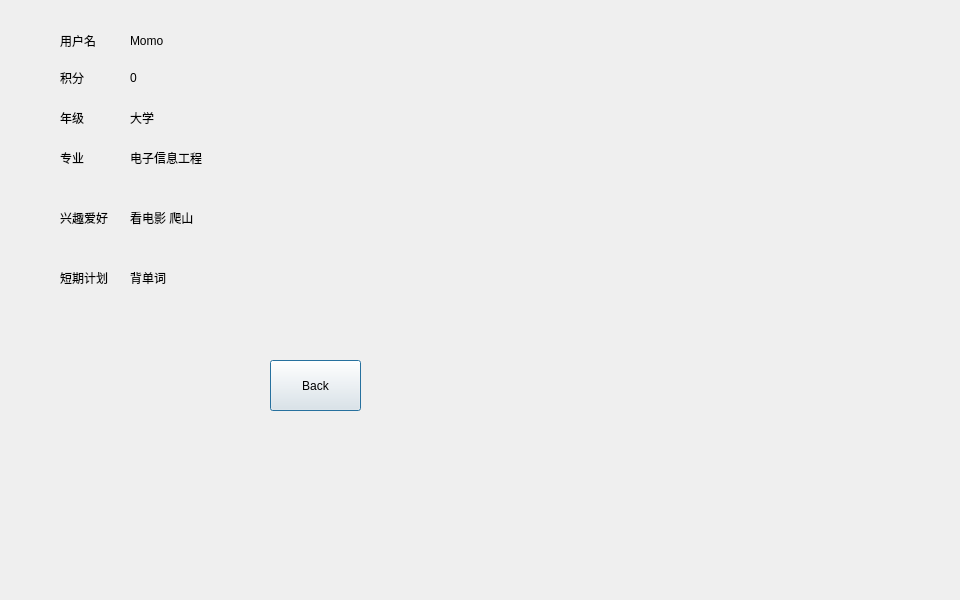
<?xml version="1.0" encoding="UTF-8"?>
<ui version="4.0">
 <class>Account_info</class>
 <widget class="QDialog" name="Account_info">
  <property name="geometry">
   <rect>
    <x>0</x>
    <y>0</y>
    <width>960</width>
    <height>600</height>
   </rect>
  </property>
  <property name="windowTitle">
   <string>Dialog</string>
  </property>
  <widget class="QPushButton" name="pushButton_back">
   <property name="geometry">
    <rect>
     <x>270</x>
     <y>360</y>
     <width>91</width>
     <height>51</height>
    </rect>
   </property>
   <property name="text">
    <string>Back</string>
   </property>
  </widget>
  <widget class="QWidget" name="widget_account_back" native="true">
   <property name="geometry">
    <rect>
     <x>-20</x>
     <y>-30</y>
     <width>271</width>
     <height>671</height>
    </rect>
   </property>
   <widget class="QLabel" name="label">
    <property name="geometry">
     <rect>
      <x>80</x>
      <y>60</y>
      <width>71</width>
      <height>21</height>
     </rect>
    </property>
    <property name="text">
     <string>用户名</string>
    </property>
   </widget>
   <widget class="QLabel" name="label_2">
    <property name="geometry">
     <rect>
      <x>80</x>
      <y>100</y>
      <width>58</width>
      <height>16</height>
     </rect>
    </property>
    <property name="text">
     <string>积分</string>
    </property>
   </widget>
   <widget class="QLabel" name="label_3">
    <property name="geometry">
     <rect>
      <x>80</x>
      <y>140</y>
      <width>58</width>
      <height>16</height>
     </rect>
    </property>
    <property name="text">
     <string>年级</string>
    </property>
   </widget>
   <widget class="QLabel" name="label_4">
    <property name="geometry">
     <rect>
      <x>80</x>
      <y>180</y>
      <width>58</width>
      <height>16</height>
     </rect>
    </property>
    <property name="text">
     <string>专业</string>
    </property>
   </widget>
   <widget class="QLabel" name="label_5">
    <property name="geometry">
     <rect>
      <x>80</x>
      <y>240</y>
      <width>58</width>
      <height>16</height>
     </rect>
    </property>
    <property name="text">
     <string>兴趣爱好</string>
    </property>
   </widget>
   <widget class="QLabel" name="label_6">
    <property name="geometry">
     <rect>
      <x>80</x>
      <y>300</y>
      <width>58</width>
      <height>16</height>
     </rect>
    </property>
    <property name="text">
     <string>短期计划</string>
    </property>
   </widget>
   <widget class="QLabel" name="label_usename">
    <property name="geometry">
     <rect>
      <x>150</x>
      <y>60</y>
      <width>61</width>
      <height>21</height>
     </rect>
    </property>
    <property name="text">
     <string>Momo</string>
    </property>
   </widget>
   <widget class="QLabel" name="label_credits">
    <property name="geometry">
     <rect>
      <x>150</x>
      <y>100</y>
      <width>58</width>
      <height>16</height>
     </rect>
    </property>
    <property name="text">
     <string>0</string>
    </property>
   </widget>
   <widget class="QLabel" name="label_grade">
    <property name="geometry">
     <rect>
      <x>150</x>
      <y>140</y>
      <width>58</width>
      <height>16</height>
     </rect>
    </property>
    <property name="text">
     <string>大学</string>
    </property>
   </widget>
   <widget class="QLabel" name="label_major">
    <property name="geometry">
     <rect>
      <x>150</x>
      <y>180</y>
      <width>91</width>
      <height>16</height>
     </rect>
    </property>
    <property name="text">
     <string>电子信息工程</string>
    </property>
   </widget>
   <widget class="QLabel" name="label_hobby">
    <property name="geometry">
     <rect>
      <x>150</x>
      <y>240</y>
      <width>101</width>
      <height>16</height>
     </rect>
    </property>
    <property name="text">
     <string>看电影 爬山</string>
    </property>
   </widget>
   <widget class="QLabel" name="label_plan">
    <property name="geometry">
     <rect>
      <x>150</x>
      <y>300</y>
      <width>58</width>
      <height>16</height>
     </rect>
    </property>
    <property name="text">
     <string>背单词</string>
    </property>
   </widget>
  </widget>
 </widget>
 <resources/>
 <connections/>
</ui>
